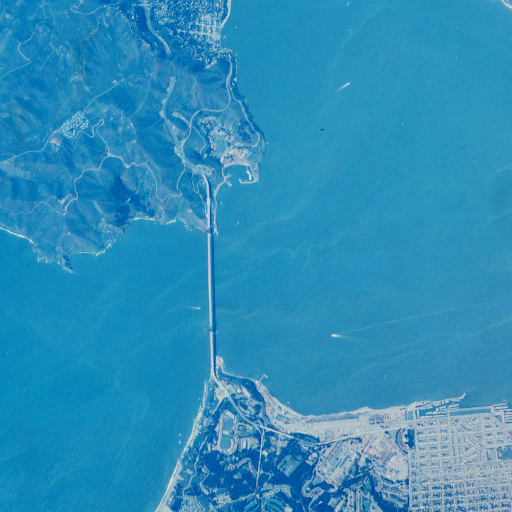
#> input picture input_images/2.1.03.tiff, 512 x 512 px; its folder holds 4 pictures in this run
$ python batch_blur.py
#> lines starting #> are read from the running program, lines starting #| are printed output that depends on the picture
# -*- coding: utf-8 -*-
"""gpu3_proj.ipynb

Automatically generated by Colab.

Original file is located at
    https://colab.research.google.com/drive/1klLQIwQo5HdnCfA47cNb0JwGMo6BvMbT

##GPU-Accelerated Batch Image Blurring Using CUDA

Readme.md:
## Project Overview
This project demonstrates **GPU-accelerated image processing** by applying a **Gaussian blur** to a batch of images using **CUDA and Numba**. The program loads images from a folder, processes them in parallel on the GPU, and saves the blurred images to an output folder.

## Features
Uses **CUDA GPU parallelization** via **Numba**
Applies **Gaussian blur** to multiple images efficiently
Processes **100s of small or 10s of large images**
Saves the output images automatically

## Requirements
- Python 3.x
- Numba
- OpenCV
- CUDA-enabled GPU

## Installation
1. Install dependencies:
   ```bash
   pip install numpy opencv-python numba

2. Ensure CUDA is installed and properly configured.

## Usage
1. Prepare input images
Place images inside the input_images/ folder.

2. Run the script
   ```bash
   python batch_blur.py

3. Check output images
Processed images will be saved in output_images/ folder.
"""

import numpy as np
import cv2
import os
from numba import cuda

# CUDA Kernel for Gaussian Blur
@cuda.jit
def gaussian_blur_kernel(input_image, output_image, width, height):
    x, y = cuda.grid(2)
    if x >= width or y >= height:
        return

    kernel_size = 3
    kernel = np.array([[1, 2, 1], [2, 4, 2], [1, 2, 1]]) / 16.0
    half_k = kernel_size // 2
    pixel_value = 0.0

    for ky in range(-half_k, half_k + 1):
        for kx in range(-half_k, half_k + 1):
            nx, ny = x + kx, y + ky
            if 0 <= nx < width and 0 <= ny < height:
                pixel_value += input_image[ny, nx] * kernel[ky + half_k, kx + half_k]

    output_image[y, x] = pixel_value

# Function to process a single image
def process_image(image_path, output_folder):
#> called with image_path = 'input_images/2.1.03.tiff', output_folder = 'output_images'
    img = cv2.imread(image_path, cv2.IMREAD_GRAYSCALE)
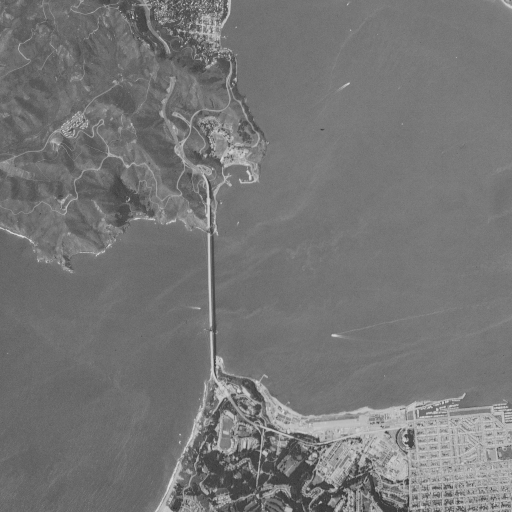
#> img: shape (512, 512); min 48, max 221, mean 118.1
    if img is None:
        print(f"Failed to load {image_path}")
        return

    height, width = img.shape
#> height = 512; width = 512
    d_input = cuda.to_device(img.astype(np.float32))
    d_output = cuda.device_array((height, width), dtype=np.float32)

    threads_per_block = (16, 16)
    blocks_per_grid_x = (width + threads_per_block[0] - 1) // threads_per_block[0]
    blocks_per_grid_y = (height + threads_per_block[1] - 1) // threads_per_block[1]
    gaussian_blur_kernel[(blocks_per_grid_x, blocks_per_grid_y), threads_per_block](d_input, d_output, width, height)

    blurred_image = d_output.copy_to_host().astype(np.uint8)

    # Ensure the output is saved as JPG
    base_filename = os.path.splitext(os.path.basename(image_path))[0]  # Remove extension
    output_path = os.path.join(output_folder, base_filename + ".jpg")

    cv2.imwrite(output_path, blurred_image)
    print(f"Processed: {image_path} -> {output_path}")

# Batch process all images in a folder
def batch_process_images(input_folder, output_folder):
    if not os.path.exists(output_folder):
        os.makedirs(output_folder)

    for filename in os.listdir(input_folder):
        if filename.lower().endswith((".jpg", ".png", ".bmp", ".tiff", ".tif")):  # Accept all formats
            input_path = os.path.join(input_folder, filename)
            process_image(input_path, output_folder)
#> (the call stopped at in process_image, `d_input = cuda.to_device(img.astype(np.float32))`: numba is not available in this run)
#> pass 2 of the loop in batch_process_images, `for filename in os.listdir(input_folder):`:
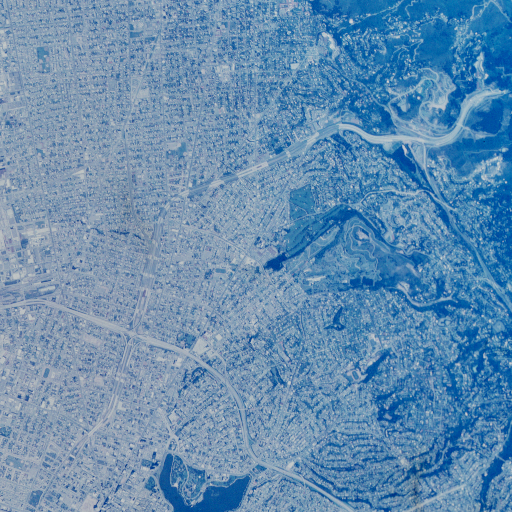
#> input picture input_images/2.1.04.tiff, 512 x 512 px
#> in process_image (call 2), `img = cv2.imread(image_path, cv2.IMREAD_GRAYSCALE)`:
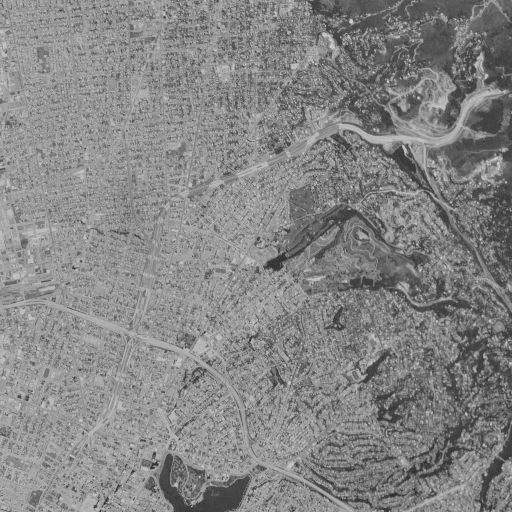
#> img: shape (512, 512); min 40, max 211, mean 133.5
#> pass 3 of the loop in batch_process_images, `for filename in os.listdir(input_folder):`:
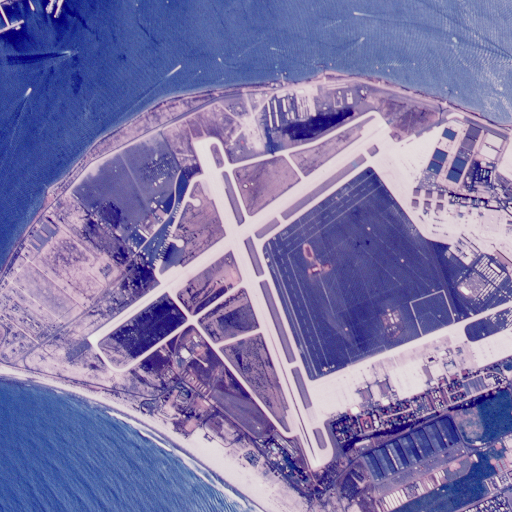
#> input picture input_images/2.1.05.tiff, 512 x 512 px
#> in process_image (call 3), `img = cv2.imread(image_path, cv2.IMREAD_GRAYSCALE)`:
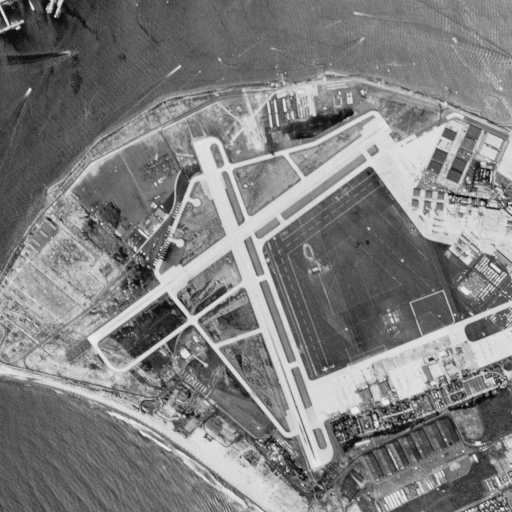
#> img: shape (512, 512); min 10, max 234, mean 126.1
#> the loop made 4 passes; the first 3 are shown

# Run batch processing
input_folder = "input_images"
output_folder = "output_images"
batch_process_images(input_folder, output_folder)
